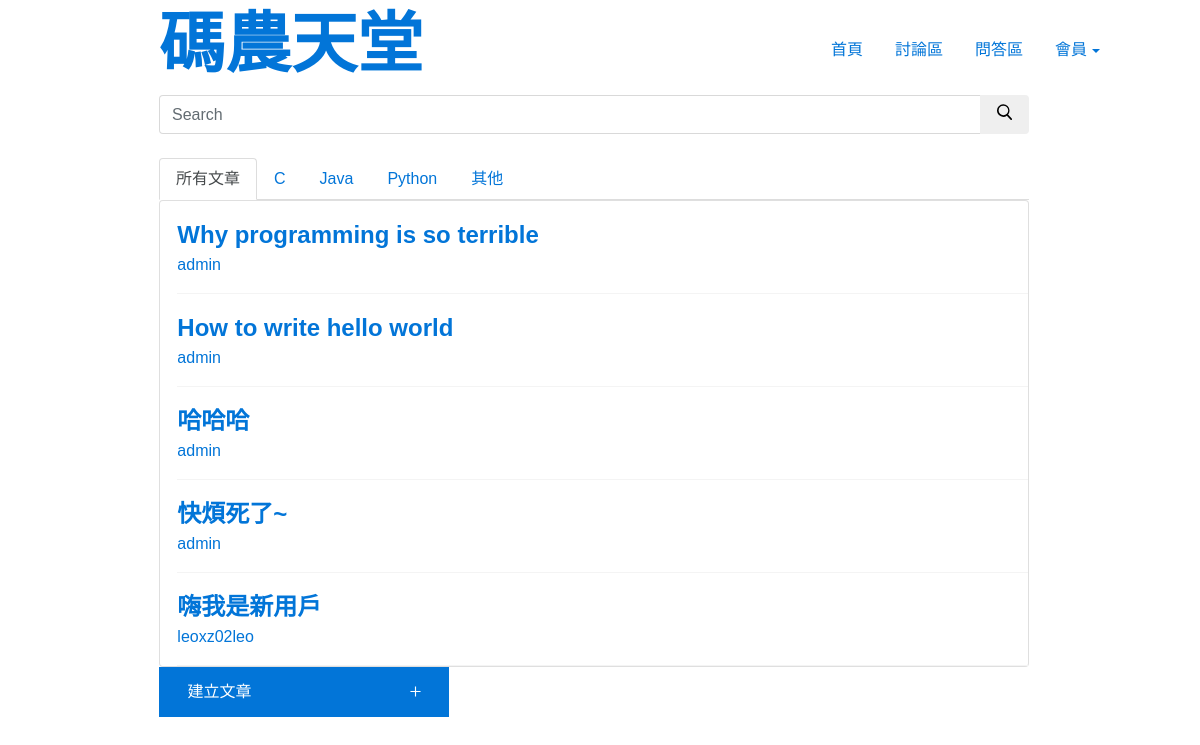
/QA/, run on the app's committed database.
### QA/models.py (models this page shows, shortened)
class Question(models.Model):
    title = models.CharField(max_length=225)
    body = RichTextField()
    questionType = models.ForeignKey(QuestionType,on_delete=models.CASCADE)
    postedUser = models.ForeignKey(User,on_delete=models.CASCADE)

### QA/views.py (the view, shortened to what this page needs)
def index(request):
    datasAll = Question.objects.all()
    datasCPP = Question.objects.filter(questionType__name='C++')
    datasJava = Question.objects.filter(questionType__name='Java')
    datasPython = Question.objects.filter(questionType__name='Python')
    datasOther = Question.objects.filter(questionType__name='Other')
    query = request.GET.get('srch-term')
    context = {
        'title': 'QA',
        'datasAll': datasAll,
        'datasCPP': datasCPP,
        'datasJava': datasJava,
        'datasPython': datasPython,
        'datasOther': datasOther
    }
    return render(request, 'QA/index.html', context)

### QA/templates/QA/index.html (shortened to what this page needs)
{% extends 'main/layout.html' %}
{% block content %}
<form method="GET" class="col-md-9" id="div1">
    <div class="input-group add-on">
        <input class="form-control" placeholder="Search" name="srch-term" id="srch-term" type="text">
        <div class="input-group-btn">
            <button class="btn btn-default" type="submit">
            </button>
        </div>
    </div>
    <br>
    <div >
        <ul class="nav nav-tabs">
            <li class="nav-item">
                <a class="nav-link active show" href="#tab1" data-toggle="tab">所有文章</a>
            </li>
            <li class="nav-item">
                <a class="nav-link" href="#tab2" data-toggle="tab">C</a>
            </li>
            <li class="nav-item">
                <a class="nav-link" href="#tab3" data-toggle="tab">Java</a>
            </li>
            <li class="nav-item">
                <a class="nav-link" href="#tab4" data-toggle="tab">Python</a>
            </li>
            <li class="nav-item">
                <a class="nav-link" href="#tab5" data-toggle="tab">其他</a>
            </li>
        </ul>
        <div class="tab-content">
            <div class="tab-pane active" id="panel-538244">
                <div class="card">
                    {% for data in datasAll%}
                        <div class="card-body">
                            <div class="list">
                                <p class="card-text">
                                    <div class="title">
                                        <a  href="/QA/detail/{{data.id}}">{{data.title}}</a>
                                    </div>
                                    <div>
                                        <a href="/users/profile/{{data.postedUser.username}}">{{data.postedUser}}</a>
                                    </div>
                                </p>
                            </div>
                        </div>
                    {% endfor %}
                </div>
            </div>
        </div>
        <button class="btn btn-primary create-post style-jvp6q3ta" type="button" style="width: 290px;height: 50px; position: relative; left: 0%"  onclick="location.href='/QA/create'">
            <div style="position: relative; left: -30%; text-align: right;display: inline-block;">建立文章</div>
        </button>
    </div>
</form>
{% endblock content %}

### static/css/style.css (style rules this page uses)
#div1 { left:12%; }
.style-jvp6q3ta { cursor: pointer; }
.create-post { border-radius: 0px }
.create-post-svg { fill: white }
.title { font-weight:bold; font-size: 24px; }
.list { border-bottom: 1px solid #f4f4f4; margin-left: 2%; }
body { font-family: Helvetica, Arial,LiHei Pro,黑體-繁,微軟正黑體, sans-serif!important; }
* { box-sizing: border-box; }

### data on the page
Question: title "Why programming is so terrible", postedUser "admin"
Question: title "How to write hello world", postedUser "admin"
Question: title "哈哈哈", postedUser "admin"
Question: title "快煩死了~", postedUser "admin"
Question: title "嗨我是新用戶", postedUser "leoxz02leo"
